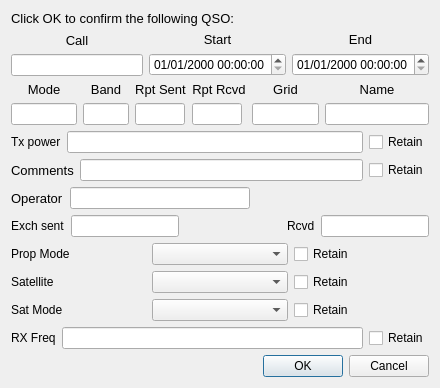
<?xml version="1.0" encoding="UTF-8"?>
<ui version="4.0">
 <class>LogQSO</class>
 <widget class="QDialog" name="LogQSO">
  <property name="geometry">
   <rect>
    <x>0</x>
    <y>0</y>
    <width>440</width>
    <height>322</height>
   </rect>
  </property>
  <property name="sizePolicy">
   <sizepolicy hsizetype="Preferred" vsizetype="Preferred">
    <horstretch>0</horstretch>
    <verstretch>0</verstretch>
   </sizepolicy>
  </property>
  <layout class="QVBoxLayout" name="verticalLayout_5">
   <item>
    <widget class="QLabel" name="label">
     <property name="font">
      <font>
       <pointsize>10</pointsize>
      </font>
     </property>
     <property name="text">
      <string>Click OK to confirm the following QSO:</string>
     </property>
    </widget>
   </item>
   <item>
    <layout class="QHBoxLayout" name="horizontalLayout_2">
     <item>
      <layout class="QVBoxLayout" name="verticalLayout">
       <item>
        <widget class="QLabel" name="lab1">
         <property name="font">
          <font>
           <pointsize>10</pointsize>
          </font>
         </property>
         <property name="text">
          <string>Call</string>
         </property>
         <property name="alignment">
          <set>Qt::AlignCenter</set>
         </property>
         <property name="buddy">
          <cstring>call</cstring>
         </property>
        </widget>
       </item>
       <item>
        <widget class="QLineEdit" name="call"/>
       </item>
      </layout>
     </item>
     <item>
      <layout class="QVBoxLayout" name="verticalLayout_2">
       <item>
        <widget class="QLabel" name="lab2">
         <property name="font">
          <font>
           <pointsize>10</pointsize>
          </font>
         </property>
         <property name="text">
          <string>Start</string>
         </property>
         <property name="alignment">
          <set>Qt::AlignCenter</set>
         </property>
         <property name="buddy">
          <cstring>start_date_time</cstring>
         </property>
        </widget>
       </item>
       <item>
        <widget class="QDateTimeEdit" name="start_date_time">
         <property name="sizePolicy">
          <sizepolicy hsizetype="Maximum" vsizetype="Fixed">
           <horstretch>0</horstretch>
           <verstretch>0</verstretch>
          </sizepolicy>
         </property>
         <property name="displayFormat">
          <string>dd/MM/yyyy HH:mm:ss</string>
         </property>
         <property name="timeSpec">
          <enum>Qt::UTC</enum>
         </property>
        </widget>
       </item>
      </layout>
     </item>
     <item>
      <layout class="QVBoxLayout" name="verticalLayout_3">
       <item>
        <widget class="QLabel" name="lab2_3">
         <property name="font">
          <font>
           <pointsize>10</pointsize>
          </font>
         </property>
         <property name="text">
          <string>End</string>
         </property>
         <property name="alignment">
          <set>Qt::AlignCenter</set>
         </property>
         <property name="buddy">
          <cstring>end_date_time</cstring>
         </property>
        </widget>
       </item>
       <item>
        <widget class="QDateTimeEdit" name="end_date_time">
         <property name="sizePolicy">
          <sizepolicy hsizetype="Maximum" vsizetype="Fixed">
           <horstretch>0</horstretch>
           <verstretch>0</verstretch>
          </sizepolicy>
         </property>
         <property name="displayFormat">
          <string>dd/MM/yyyy HH:mm:ss</string>
         </property>
         <property name="timeSpec">
          <enum>Qt::UTC</enum>
         </property>
        </widget>
       </item>
      </layout>
     </item>
    </layout>
   </item>
   <item>
    <layout class="QHBoxLayout" name="horizontalLayout_4">
     <item>
      <layout class="QVBoxLayout" name="verticalLayout_4">
       <item>
        <widget class="QLabel" name="lab4">
         <property name="font">
          <font>
           <pointsize>10</pointsize>
          </font>
         </property>
         <property name="text">
          <string>Mode</string>
         </property>
         <property name="alignment">
          <set>Qt::AlignCenter</set>
         </property>
         <property name="buddy">
          <cstring>mode</cstring>
         </property>
        </widget>
       </item>
       <item>
        <widget class="QLineEdit" name="mode">
         <property name="maximumSize">
          <size>
           <width>70</width>
           <height>16777215</height>
          </size>
         </property>
        </widget>
       </item>
      </layout>
     </item>
     <item>
      <layout class="QVBoxLayout" name="verticalLayout_6">
       <item>
        <widget class="QLabel" name="lab5">
         <property name="font">
          <font>
           <pointsize>10</pointsize>
          </font>
         </property>
         <property name="text">
          <string>Band</string>
         </property>
         <property name="alignment">
          <set>Qt::AlignCenter</set>
         </property>
         <property name="buddy">
          <cstring>band</cstring>
         </property>
        </widget>
       </item>
       <item>
        <widget class="QLineEdit" name="band">
         <property name="maximumSize">
          <size>
           <width>50</width>
           <height>16777215</height>
          </size>
         </property>
        </widget>
       </item>
      </layout>
     </item>
     <item>
      <layout class="QVBoxLayout" name="verticalLayout_7">
       <item>
        <widget class="QLabel" name="lab6">
         <property name="font">
          <font>
           <pointsize>10</pointsize>
          </font>
         </property>
         <property name="text">
          <string>Rpt Sent</string>
         </property>
         <property name="alignment">
          <set>Qt::AlignCenter</set>
         </property>
         <property name="buddy">
          <cstring>sent</cstring>
         </property>
        </widget>
       </item>
       <item>
        <widget class="QLineEdit" name="sent">
         <property name="maximumSize">
          <size>
           <width>50</width>
           <height>16777215</height>
          </size>
         </property>
        </widget>
       </item>
      </layout>
     </item>
     <item>
      <layout class="QVBoxLayout" name="verticalLayout_8">
       <item>
        <widget class="QLabel" name="lab7">
         <property name="font">
          <font>
           <pointsize>10</pointsize>
          </font>
         </property>
         <property name="text">
          <string>Rpt Rcvd</string>
         </property>
         <property name="alignment">
          <set>Qt::AlignCenter</set>
         </property>
         <property name="buddy">
          <cstring>rcvd</cstring>
         </property>
        </widget>
       </item>
       <item>
        <widget class="QLineEdit" name="rcvd">
         <property name="maximumSize">
          <size>
           <width>50</width>
           <height>16777215</height>
          </size>
         </property>
        </widget>
       </item>
      </layout>
     </item>
     <item>
      <layout class="QVBoxLayout" name="verticalLayout_9">
       <item>
        <widget class="QLabel" name="lab8">
         <property name="font">
          <font>
           <pointsize>10</pointsize>
          </font>
         </property>
         <property name="text">
          <string>Grid</string>
         </property>
         <property name="alignment">
          <set>Qt::AlignCenter</set>
         </property>
         <property name="buddy">
          <cstring>grid</cstring>
         </property>
        </widget>
       </item>
       <item>
        <widget class="QLineEdit" name="grid">
         <property name="maximumSize">
          <size>
           <width>70</width>
           <height>16777215</height>
          </size>
         </property>
        </widget>
       </item>
      </layout>
     </item>
     <item>
      <layout class="QVBoxLayout" name="verticalLayout_10">
       <item>
        <widget class="QLabel" name="lab9">
         <property name="enabled">
          <bool>true</bool>
         </property>
         <property name="font">
          <font>
           <pointsize>10</pointsize>
          </font>
         </property>
         <property name="text">
          <string>Name</string>
         </property>
         <property name="alignment">
          <set>Qt::AlignCenter</set>
         </property>
         <property name="buddy">
          <cstring>name</cstring>
         </property>
        </widget>
       </item>
       <item>
        <widget class="QLineEdit" name="name">
         <property name="enabled">
          <bool>true</bool>
         </property>
        </widget>
       </item>
      </layout>
     </item>
    </layout>
   </item>
   <item>
    <layout class="QHBoxLayout" name="horizontalLayout_6">
     <item>
      <widget class="QLabel" name="label_2">
       <property name="text">
        <string>Tx power</string>
       </property>
       <property name="buddy">
        <cstring>txPower</cstring>
       </property>
      </widget>
     </item>
     <item>
      <widget class="QLineEdit" name="txPower"/>
     </item>
     <item>
      <widget class="QCheckBox" name="cbTxPower">
       <property name="text">
        <string>Retain</string>
       </property>
      </widget>
     </item>
    </layout>
   </item>
   <item>
    <layout class="QHBoxLayout" name="horizontalLayout">
     <item>
      <widget class="QLabel" name="lab10">
       <property name="enabled">
        <bool>true</bool>
       </property>
       <property name="font">
        <font>
         <pointsize>10</pointsize>
        </font>
       </property>
       <property name="text">
        <string>Comments</string>
       </property>
       <property name="buddy">
        <cstring>comments</cstring>
       </property>
      </widget>
     </item>
     <item>
      <widget class="QLineEdit" name="comments">
       <property name="enabled">
        <bool>true</bool>
       </property>
      </widget>
     </item>
     <item>
      <widget class="QCheckBox" name="cbComments">
       <property name="text">
        <string>Retain</string>
       </property>
      </widget>
     </item>
    </layout>
   </item>
   <item>
    <layout class="QHBoxLayout" name="horizontalLayout_5">
     <item>
      <widget class="QLabel" name="operatorLabel">
       <property name="font">
        <font>
         <pointsize>10</pointsize>
        </font>
       </property>
       <property name="text">
        <string>Operator</string>
       </property>
       <property name="buddy">
        <cstring>loggedOperator</cstring>
       </property>
      </widget>
     </item>
     <item>
      <widget class="QLineEdit" name="loggedOperator">
       <property name="maximumSize">
        <size>
         <width>300</width>
         <height>16777215</height>
        </size>
       </property>
      </widget>
     </item>
     <item>
      <spacer name="horizontalSpacer">
       <property name="orientation">
        <enum>Qt::Horizontal</enum>
       </property>
       <property name="sizeHint" stdset="0">
        <size>
         <width>40</width>
         <height>20</height>
        </size>
       </property>
      </spacer>
     </item>
    </layout>
   </item>
   <item>
    <layout class="QHBoxLayout" name="horizontalLayout_3">
     <item>
      <widget class="QLabel" name="label_3">
       <property name="text">
        <string>Exch sent</string>
       </property>
       <property name="buddy">
        <cstring>exchSent</cstring>
       </property>
      </widget>
     </item>
     <item>
      <widget class="QLineEdit" name="exchSent">
       <property name="maximumSize">
        <size>
         <width>120</width>
         <height>16777215</height>
        </size>
       </property>
      </widget>
     </item>
     <item>
      <spacer name="horizontalSpacer_2">
       <property name="orientation">
        <enum>Qt::Horizontal</enum>
       </property>
       <property name="sizeHint" stdset="0">
        <size>
         <width>40</width>
         <height>20</height>
        </size>
       </property>
      </spacer>
     </item>
     <item>
      <widget class="QLabel" name="label_4">
       <property name="text">
        <string>Rcvd</string>
       </property>
       <property name="buddy">
        <cstring>exchRcvd</cstring>
       </property>
      </widget>
     </item>
     <item>
      <widget class="QLineEdit" name="exchRcvd">
       <property name="maximumSize">
        <size>
         <width>120</width>
         <height>16777215</height>
        </size>
       </property>
      </widget>
     </item>
    </layout>
   </item>
   <item>
    <layout class="QHBoxLayout" name="horizontalLayout_8" stretch="0,0,0">
     <item>
      <widget class="QLabel" name="label_5">
       <property name="text">
        <string>Prop Mode</string>
       </property>
       <property name="buddy">
        <cstring>comboBoxPropMode</cstring>
       </property>
      </widget>
     </item>
     <item>
      <widget class="QComboBox" name="comboBoxPropMode"/>
     </item>
     <item>
      <widget class="QCheckBox" name="cbPropMode">
       <property name="text">
        <string>Retain</string>
       </property>
      </widget>
     </item>
    </layout>
   </item>
   <item>
    <layout class="QHBoxLayout" name="horizontalLayout_9" stretch="0,0,0">
     <item>
      <widget class="QLabel" name="label_6">
       <property name="text">
        <string>Satellite</string>
       </property>
       <property name="buddy">
        <cstring>comboBoxSatellite</cstring>
       </property>
      </widget>
     </item>
     <item>
      <widget class="QComboBox" name="comboBoxSatellite">
       <property name="sizePolicy">
        <sizepolicy hsizetype="Preferred" vsizetype="Fixed">
         <horstretch>0</horstretch>
         <verstretch>0</verstretch>
        </sizepolicy>
       </property>
      </widget>
     </item>
     <item>
      <widget class="QCheckBox" name="cbSatellite">
       <property name="text">
        <string>Retain</string>
       </property>
      </widget>
     </item>
    </layout>
   </item>
   <item>
    <layout class="QHBoxLayout" name="horizontalLayout_10" stretch="0,0,0">
     <item>
      <widget class="QLabel" name="label_7">
       <property name="text">
        <string>Sat Mode</string>
       </property>
       <property name="buddy">
        <cstring>comboBoxSatMode</cstring>
       </property>
      </widget>
     </item>
     <item>
      <widget class="QComboBox" name="comboBoxSatMode"/>
     </item>
     <item>
      <widget class="QCheckBox" name="cbSatMode">
       <property name="text">
        <string>Retain</string>
       </property>
      </widget>
     </item>
    </layout>
   </item>
   <item>
    <layout class="QHBoxLayout" name="horizontalLayout_11" stretch="0,0,0">
     <item>
      <widget class="QLabel" name="label_8">
       <property name="text">
        <string>RX Freq</string>
       </property>
       <property name="buddy">
        <cstring>freqRx</cstring>
       </property>
      </widget>
     </item>
     <item>
      <widget class="QLineEdit" name="freqRx"/>
     </item>
     <item>
      <widget class="QCheckBox" name="cbFreqRx">
       <property name="text">
        <string>Retain</string>
       </property>
      </widget>
     </item>
    </layout>
   </item>
   <item>
    <spacer name="verticalSpacer">
     <property name="orientation">
      <enum>Qt::Vertical</enum>
     </property>
     <property name="sizeHint" stdset="0">
      <size>
       <width>20</width>
       <height>0</height>
      </size>
     </property>
    </spacer>
   </item>
   <item>
    <widget class="QDialogButtonBox" name="buttonBox">
     <property name="orientation">
      <enum>Qt::Horizontal</enum>
     </property>
     <property name="standardButtons">
      <set>QDialogButtonBox::Cancel|QDialogButtonBox::Ok</set>
     </property>
    </widget>
   </item>
  </layout>
 </widget>
 <tabstops>
  <tabstop>call</tabstop>
  <tabstop>start_date_time</tabstop>
  <tabstop>end_date_time</tabstop>
  <tabstop>mode</tabstop>
  <tabstop>band</tabstop>
  <tabstop>sent</tabstop>
  <tabstop>rcvd</tabstop>
  <tabstop>grid</tabstop>
  <tabstop>name</tabstop>
  <tabstop>txPower</tabstop>
  <tabstop>cbTxPower</tabstop>
  <tabstop>comments</tabstop>
  <tabstop>cbComments</tabstop>
  <tabstop>loggedOperator</tabstop>
  <tabstop>exchSent</tabstop>
  <tabstop>exchRcvd</tabstop>
  <tabstop>comboBoxPropMode</tabstop>
  <tabstop>cbPropMode</tabstop>
  <tabstop>comboBoxSatellite</tabstop>
  <tabstop>cbSatellite</tabstop>
  <tabstop>comboBoxSatMode</tabstop>
  <tabstop>cbSatMode</tabstop>
  <tabstop>freqRx</tabstop>
  <tabstop>cbFreqRx</tabstop>
 </tabstops>
 <resources/>
 <connections>
  <connection>
   <sender>buttonBox</sender>
   <signal>accepted()</signal>
   <receiver>LogQSO</receiver>
   <slot>accept()</slot>
   <hints>
    <hint type="sourcelabel">
     <x>248</x>
     <y>254</y>
    </hint>
    <hint type="destinationlabel">
     <x>157</x>
     <y>274</y>
    </hint>
   </hints>
  </connection>
  <connection>
   <sender>buttonBox</sender>
   <signal>rejected()</signal>
   <receiver>LogQSO</receiver>
   <slot>reject()</slot>
   <hints>
    <hint type="sourcelabel">
     <x>316</x>
     <y>260</y>
    </hint>
    <hint type="destinationlabel">
     <x>286</x>
     <y>274</y>
    </hint>
   </hints>
  </connection>
 </connections>
</ui>
